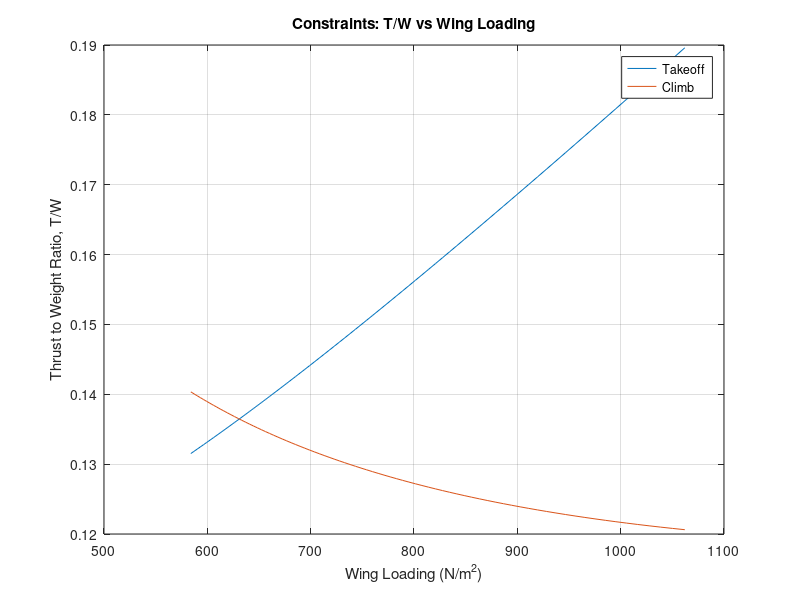

The MATLAB source for this figure: (Note: this script raises an error after producing the figure.)
%Created by Kriston Rickman
%Date created 07/06/26
%V1.08
%Energy based constraint analysis
%Note:

%/*Goals*\

%/*simple concept of the takeoff constraint. formulas have been double
% checked and have changed base on the developing knowledge on the
% matter.*\

clearvars


% What the user wants to do

%user_path = user_state()
user_path = 1; % Delete when furhter advancing user inputs

switch user_path

    case 0
        state = "Find T/W and Wing laoding from past value" % You plug in the value you were looking for then after looking at the grtaph and ifnding the numbers, you enter this state and type in the number and it rounds to the nearest values that it was computing of its related data.

    case 1
        state = "explore_aircraft";

    case 2
        state = "find_hp";

    case 3
        state = "find_wing_area";

    case 4
        state = "find_weight";


    case 5
        state = "find_span";


    otherwise
        disp("Invalid choice");
end

  

%Initial assumptions of aircraft design

Gravity = 9.81;

p_SL = 1.225;
p_cruise = 0.905;

Cruise_velocity = 74.594;

C_Dmin = 0.027; % Assumption from Cirrus sr 20
C_Lmin = 0.3; % Assumption from Cirrus sr 20

Sweep_angle = 3; % Made from assumption

HP_to_watts = 745.7;

%The Design of the aircraft inputs
%NOTE Measuremnt in HP will be convert to Watts

Engine_power_HP = 230; % Assumption of Eninge need data
Span = 9; % assume based on aircraft type
Wing_area = 8:0.1:16; % assume based on aircraft type

Mass_without_wing_skin = 780; % assume based on aircraft type
Wing_mass_per_volume = 2700; % assumption of mass of GA aluminum
Wing_skin_thickness = 0.002; % assumption of mass of GA aluminum

% Engine Characteristics calculations

Engine_power_watts = Engine_power_HP .* HP_to_watts;

%Mass of the aircraft and related Geometry calculations

Fuel_spent_ground_to_TO = 0.11;
Fuel_mass_per_gallon = 2.8; % ARD
mass_loss_on_TO = Fuel_spent_ground_to_TO .* Fuel_mass_per_gallon;

Wing_skin_area_total = 2 .* Wing_area;
Wing_skin_volume = Wing_skin_area_total .* Wing_skin_thickness;
Wing_skin_mass = Wing_skin_volume .* Wing_mass_per_volume;

Mass_aircraft = Mass_without_wing_skin + Wing_skin_mass; % assume based on aircraft type
Mass_TO = Mass_aircraft - mass_loss_on_TO;

Weight_TO = Mass_TO * Gravity;
Wing_loading = Weight_TO ./ Wing_area;
AR_wing = Span.^2 ./ Wing_area;





%Aerodynamic calculations

    %Oswald efficiency calculations - Sweep angle calculation decision
if Sweep_angle == 0
    e = 1.78 .* (1 - 0.045 .* AR_wing.^0.68) - 0.64;
elseif Sweep_angle >= 30
    e = 4.61 .* (1 - 0.045 .* AR_wing.^0.68) .* (cosd(Sweep_angle)).^0.15 - 3.1;
elseif (Sweep_angle > 0) && (Sweep_angle < 30)
    e0 = 1.78 .* (1 - 0.045 .* AR_wing.^0.68) - 0.64;
    e30 = 4.61 .* (1 - 0.045 .* AR_wing.^0.68) .* (cosd(30)).^0.15 - 3.1;
    e = e0 + (Sweep_angle ./ 30) .* (e30 - e0);
else
    error("Sweep angle is out of range")
end
    
    %Full Drag Polar Buildup
K_1 = 1./(pi.*AR_wing.*e);

C_D0 = C_Dmin + K_1.*C_Lmin.^2;

K_2 = -2.*K_1.*C_Lmin;

%Takeoff constraint assumptions, variables and formulas
    %variables

    %Desired inputs
S_G = 502.92; % Ground roll takeoff distance
K_TO = 1.2;
C_Lmax_TO = 1.7; % Assumption including flaps, elevator, and wing
Rolling_friction_coefficient = 0.03;
Propeller_efficiency_TO = 0.75; % assume based on propeller

    %Velocity formulas
Velocity_stall = sqrt((2 .* Weight_TO) ./ (p_SL .* Wing_area .* C_Lmax_TO));

Velocity_TO = K_TO * Velocity_stall;

Velocity_avg_TO = Velocity_TO ./ sqrt(2);

    %constraints sub-formulas
q_avg_TO = 0.5 .* p_SL .* Velocity_avg_TO.^2;

C_L_required_TO = 2 .* Weight_TO ./(p_SL .* Velocity_TO.^2 .* Wing_area);

%/*C_L_ground_TO For a more accurate constraint create a lift coefficient
%that is specific for ground because the ground and takeoff coefficents
% are not the same*\

C_DTO = C_D0 + (K_1.*C_L_required_TO.^2) + K_2.*C_L_required_TO;

Lift_TO = 0.5 .* p_SL .* Velocity_TO.^2 .* Wing_area .* C_L_required_TO;

Lift_avg_TO = 0.5 .* p_SL .* Velocity_avg_TO.^2 .* Wing_area .* C_L_required_TO;

%/*The lift average take off will change based on the average dynamic
% pressure, lift coefficenets for the ground Take off and etc*\

Drag_TO = 0.5 .* C_DTO .* p_SL .* Wing_area .* Velocity_TO.^2;

Drag_avg_TO = 0.5 .* p_SL .* Velocity_avg_TO.^2 .* Wing_area .* C_DTO;

%/*Will also chagned when created ground drag coeffiecients for TO*\

Thrust_TO = (Propeller_efficiency_TO .* Engine_power_watts) ./ Velocity_TO;

Acceleration_TO = Velocity_TO.^2 ./ (2 .* S_G);

Thrust_to_Weight_TO = (Acceleration_TO ./ Gravity) + (q_avg_TO .* C_DTO) ./ Wing_loading + Rolling_friction_coefficient .* (1 - (q_avg_TO .* C_L_required_TO) ./ Wing_loading); % Takeoff Constraint
%Creating scatter plot for takeoff constraint
figure;
plot(Wing_loading, Thrust_to_Weight_TO, '-');

hold on; %Stops from other plots from overriding the first

%Climb constraint

%/*This assumes no turns and constant climbing velocity, thus
% keeping the load factor (n) roughly around 1. Additionaly, the
% claculation assumes that there are no resistance such as landing
% gears or flaps that can have an inlfluence to drag are all not
% accounted for.*\

%Variables
n = 1;
alpha = 1; % assuming Simple sea-level climb

    %Aircraft desired Inputs
rate_of_climb = 3.5; %(meters per sec)
velocity_climb = 48;
p_climb = 1.225;

%sub-formulas for the climb constraint

q_climb = 0.5 .* p_climb .* velocity_climb.^2;

Beta = Mass_TO ./ Mass_aircraft; % Weight fraction

%A more specific version of Beta could have bee the mass while climbing ./
%Mass_TO

Thrust_to_Weight_climb = Beta/alpha .* (((K_1 .* n.^2 .* Beta) ./ q_climb) .* (Weight_TO ./ Wing_area) + K_2 .* n + C_D0 ./ ((Beta ./ q_climb) .* Wing_loading) + rate_of_climb ./ velocity_climb);


plot(Wing_loading, Thrust_to_Weight_climb, '-');


% Cruise constraint


%C_Lcruise = 2 .*Weight_TO./(p_cruise .* Cruise_velocity.^2 .* Wing_area);

%C_Dcruise = C_D0 + (K_1.*C_Lcruise.^2) + K_2.*C_Lcruise;

%Acceleration_horizontal_TO = (Thrust_TO - Drag_TO - Rolling_friction_coefficient .* (Weight_TO - Lift_TO)) ./ Mass_TO; % Horizontal acceleration


xlabel('Wing Loading (N/m^2)');
ylabel('Thrust to Weight Ratio, T/W');
title('Constraints: T/W vs Wing Loading');
grid on;
legend('Takeoff', 'Climb')
hold off; %stops the plots from being in the hold mode thus future  plots can ovveride

disp("Mass: " + Mass_TO);
disp("T/W: " + Thrust_to_Weight_TO);
disp("Winglaoding: " + Wing_loading);

%/*What the user specifically wants from the program. Do they want
%specifically explore wing area based on fixed data they already know
% or does the user wants to explore multiple aircrafts and which would
% fit their goals.*\

function user_path = user_state()
disp("1 - Explore multiple aircraft designs")
disp("2 - Find required engine power")
disp("3 - Find wing area")
disp("4 - Find aircraft weight")
disp("5 - Find wingspan")

user_path = input("Choose an option: ");
end
